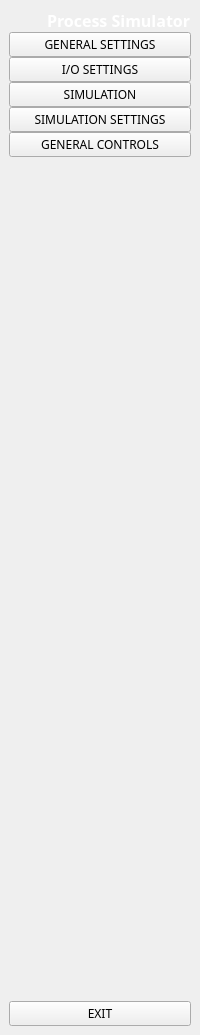
     <widget class="QWidget" name="fullMenuWidget" native="true">
      <property name="styleSheet">
       <string notr="true">
#fullMenuWidget {
    background-color: #2d5a8c;
    border-right: 1px solid #3d6ab3;
}

#fullMenuWidget QPushButton {
    background-color: transparent;
    border: none;
    border-radius: 6px;
    text-align: left;
    padding: 12px 16px;
    color: #ffffff;
    font-weight: 500;
}

#fullMenuWidget QPushButton:hover {
    background-color: rgba(96, 165, 250, 0.3);
    color: #ffffff;
}

#fullMenuWidget QPushButton:checked {
    background-color: rgba(96, 165, 250, 0.4);
    color: #ffffff;
    border-left: 3px solid #60a5fa;
}

#logoText {
    color: #ffffff;
    font-size: 16px;
    font-weight: 600;
}
       </string>
      </property>
      <layout class="QGridLayout" name="gridLayout_4">
       <property name="leftMargin">
        <number>9</number>
       </property>
       <property name="topMargin">
        <number>9</number>
       </property>
       <property name="rightMargin">
        <number>9</number>
       </property>
       <property name="bottomMargin">
        <number>9</number>
       </property>
       <item row="2" column="0">
        <spacer name="verticalSpacer_2">
         <property name="orientation">
          <enum>Qt::Vertical</enum>
         </property>
         <property name="sizeHint" stdset="0">
          <size>
           <width>20</width>
           <height>838</height>
          </size>
         </property>
        </spacer>
       </item>
       <item row="3" column="0">
        <widget class="QPushButton" name="pushButton_exit2">
         <property name="font">
          <font>
           <family>Segoe UI,Arial,sans-serif</family>
           <weight>62</weight>
           <bold>true</bold>
          </font>
         </property>
         <property name="text">
          <string>EXIT</string>
         </property>
         <property name="icon">
          <iconset resource="Resource.qrc">
           <normaloff>:/icon/media/icon/close-window-64.ico</normaloff>
           <normalon>:/icon/media/icon/close-window-64 blauw.ico</normalon>:/icon/media/icon/close-window-64.ico</iconset>
         </property>
         <property name="iconSize">
          <size>
           <width>20</width>
           <height>20</height>
          </size>
         </property>
         <property name="checkable">
          <bool>false</bool>
         </property>
         <property name="autoExclusive">
          <bool>false</bool>
         </property>
        </widget>
       </item>
       <item row="0" column="0">
        <layout class="QVBoxLayout" name="verticalLayout_2">
         <property name="spacing">
          <number>0</number>
         </property>
         <item>
          <layout class="QHBoxLayout" name="horizontalLayout_5">
           <item>
            <widget class="QLabel" name="logo2">
             <property name="minimumSize">
              <size>
               <width>0</width>
               <height>0</height>
              </size>
             </property>
             <property name="maximumSize">
              <size>
               <width>40</width>
               <height>40</height>
              </size>
             </property>
             <property name="text">
              <string/>
             </property>
             <property name="pixmap">
              <pixmap>icon/simulation.png</pixmap>
             </property>
             <property name="scaledContents">
              <bool>true</bool>
             </property>
            </widget>
           </item>
           <item>
            <widget class="QLabel" name="logoText">
             <property name="font">
              <font>
               <family>Segoe UI,Arial,sans-serif</family>
               <pointsize>-1</pointsize>
               <weight>75</weight>
               <bold>true</bold>
              </font>
             </property>
             <property name="text">
              <string>Process Simulator</string>
             </property>
            </widget>
           </item>
          </layout>
         </item>
         <item>
          <widget class="QPushButton" name="pushButton_settingsPage2">
           <property name="font">
            <font>
             <family>Segoe UI,Arial,sans-serif</family>
             <weight>62</weight>
             <bold>true</bold>
            </font>
           </property>
           <property name="text">
            <string>GENERAL SETTINGS</string>
           </property>
           <property name="icon">
            <iconset resource="Resource.qrc">
             <normaloff>:/icon/media/icon/settings-5-32.ico</normaloff>
             <normalon>:/icon/media/icon/settings-5-32 blauw.ico</normalon>:/icon/media/icon/settings-5-32.ico</iconset>
           </property>
           <property name="iconSize">
            <size>
             <width>20</width>
             <height>20</height>
            </size>
           </property>
           <property name="checkable">
            <bool>true</bool>
           </property>
           <property name="autoExclusive">
            <bool>true</bool>
           </property>
          </widget>
         </item>
         <item>
          <widget class="QPushButton" name="pushButton_IOPage2">
           <property name="font">
            <font>
             <family>Segoe UI,Arial,sans-serif</family>
             <weight>62</weight>
             <bold>true</bold>
            </font>
           </property>
           <property name="text">
            <string>I/O SETTINGS</string>
           </property>
           <property name="icon">
            <iconset resource="Resource.qrc">
             <normaloff>:/icon/media/icon/settings-12-32.ico</normaloff>
             <normalon>:/icon/media/icon/settings-12-32 blauw.ico</normalon>:/icon/media/icon/settings-12-32.ico</iconset>
           </property>
           <property name="iconSize">
            <size>
             <width>20</width>
             <height>20</height>
            </size>
           </property>
           <property name="checkable">
            <bool>true</bool>
           </property>
           <property name="autoExclusive">
            <bool>true</bool>
           </property>
          </widget>
         </item>
         <item>
          <widget class="QPushButton" name="pushButton_simPage2">
           <property name="font">
            <font>
             <family>Segoe UI,Arial,sans-serif</family>
             <weight>62</weight>
             <bold>true</bold>
            </font>
           </property>
           <property name="text">
            <string>SIMULATION</string>
           </property>
           <property name="icon">
            <iconset resource="Resource.qrc">
             <normaloff>:/icon/media/icon/play-6-32.ico</normaloff>
             <normalon>:/icon/media/icon/play-6-32 blauw.ico</normalon>:/icon/media/icon/play-6-32.ico</iconset>
           </property>
           <property name="iconSize">
            <size>
             <width>20</width>
             <height>20</height>
            </size>
           </property>
           <property name="checkable">
            <bool>true</bool>
           </property>
           <property name="autoExclusive">
            <bool>true</bool>
           </property>
          </widget>
         </item>
         <item>
          <widget class="QPushButton" name="pushButton_simSettings2">
           <property name="font">
            <font>
             <family>Segoe UI,Arial,sans-serif</family>
             <weight>62</weight>
             <bold>true</bold>
            </font>
           </property>
           <property name="text">
            <string>SIMULATION SETTINGS</string>
           </property>
           <property name="icon">
            <iconset resource="Resource.qrc">
             <normaloff>:/icon/media/icon/settings-5-32.ico</normaloff>
             <normalon>:/icon/media/icon/settings-5-32 blauw.ico</normalon>:/icon/media/icon/settings-5-32.ico</iconset>
           </property>
           <property name="iconSize">
            <size>
             <width>20</width>
             <height>20</height>
            </size>
           </property>
           <property name="checkable">
            <bool>true</bool>
           </property>
           <property name="autoExclusive">
            <bool>true</bool>
           </property>
          </widget>
         </item>
         <item>
          <widget class="QPushButton" name="pushButton_generalControls2">
           <property name="font">
            <font>
             <family>Segoe UI,Arial,sans-serif</family>
             <weight>62</weight>
             <bold>true</bold>
            </font>
           </property>
           <property name="text">
            <string>GENERAL CONTROLS</string>
           </property>
           <property name="icon">
            <iconset resource="Resource.qrc">
             <normaloff>:/icon/icon/controls-svgrepo-com_blue.svg</normaloff>
             <normalon>:/icon/icon/controls-svgrepo-com.svg</normalon>:/icon/icon/controls-svgrepo-com_blue.svg</iconset>
           </property>
           <property name="iconSize">
            <size>
             <width>20</width>
             <height>20</height>
            </size>
           </property>
           <property name="checkable">
            <bool>true</bool>
           </property>
           <property name="autoExclusive">
            <bool>true</bool>
           </property>
          </widget>
         </item>
        </layout>
       </item>
      </layout>
     </widget>
